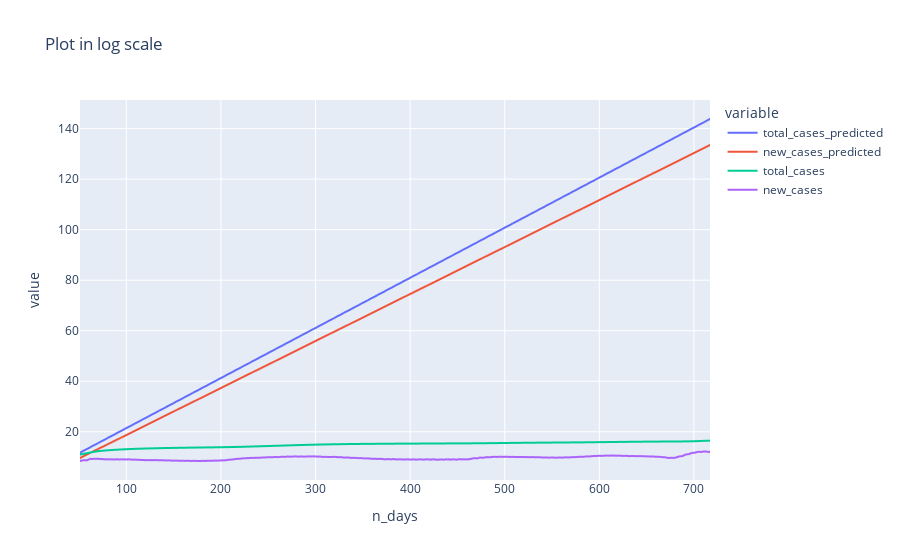

Source (notebook cell):
### Markdown cell above
Предсказанные значения слишком быстро растут, поэтому рассмотрим график в логарифмической шкале для целевых перемнных

### Code cell
fig = px.line(pd.concat([y_predict.apply(np.log), y_test.apply(np.log)], axis=1), title="Plot in log scale")
fig.show()

### Figure 1 — Plotly figure (JSON) as saved in the notebook; plotly's stock layout.template omitted (floating-point values rounded to 4 significant figures; data arrays with more than 128 entries replaced by an {"elided": "..."} marker saying what was removed)
{"data": [{"hovertemplate": "variable=total_cases_predicted<br>n_days=%{x}<br>value=%{y}<extra></extra>", "legendgroup": "total_cases_predicted", "line": {"color": "#636efa", "dash": "solid"}, "marker": {"symbol": "circle"}, "mode": "lines", "name": "total_cases_predicted", "showlegend": true, "type": "scattergl", "x": {"elided": "667 int values"}, "xaxis": "x", "y": {"elided": "667 float values"}, "yaxis": "y"}, {"hovertemplate": "variable=new_cases_predicted<br>n_days=%{x}<br>value=%{y}<extra></extra>", "legendgroup": "new_cases_predicted", "line": {"color": "#EF553B", "dash": "solid"}, "marker": {"symbol": "circle"}, "mode": "lines", "name": "new_cases_predicted", "showlegend": true, "type": "scattergl", "x": {"elided": "667 int values"}, "xaxis": "x", "y": {"elided": "667 float values"}, "yaxis": "y"}, {"hovertemplate": "variable=total_cases<br>n_days=%{x}<br>value=%{y}<extra></extra>", "legendgroup": "total_cases", "line": {"color": "#00cc96", "dash": "solid"}, "marker": {"symbol": "circle"}, "mode": "lines", "name": "total_cases", "showlegend": true, "type": "scattergl", "x": {"elided": "667 int values"}, "xaxis": "x", "y": {"elided": "667 float values"}, "yaxis": "y"}, {"hovertemplate": "variable=new_cases<br>n_days=%{x}<br>value=%{y}<extra></extra>", "legendgroup": "new_cases", "line": {"color": "#ab63fa", "dash": "solid"}, "marker": {"symbol": "circle"}, "mode": "lines", "name": "new_cases", "showlegend": true, "type": "scattergl", "x": {"elided": "667 int values"}, "xaxis": "x", "y": {"elided": "667 float values"}, "yaxis": "y"}], "layout": {"legend": {"title": {"text": "variable"}, "tracegroupgap": 0}, "title": {"text": "Plot in log scale"}, "xaxis": {"anchor": "y", "domain": [0, 1], "title": {"text": "n_days"}}, "yaxis": {"anchor": "x", "domain": [0, 1], "title": {"text": "value"}}}}
